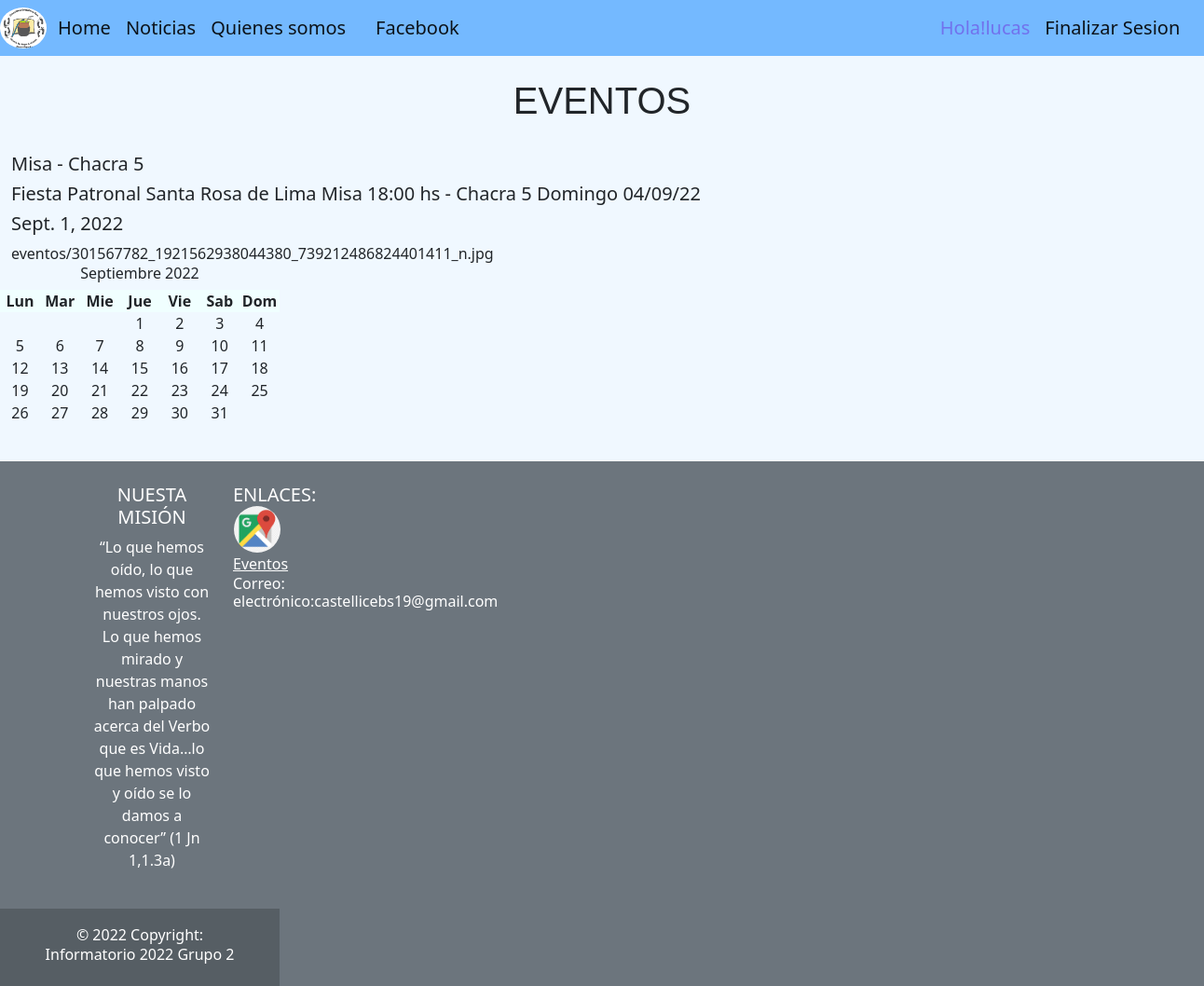
The app's page /Eventos/ (signed in) with its own data.
### apps/usuarios/models.py (models this page shows)
class Usuario(AbstractUser):
	pass

### apps/eventos/models.py (models this page shows)
class Eventos(models.Model):
	titulo = models.CharField(max_length = 120)
	fecha = models.DateField(auto_now_add = True)
	detalle = models.TextField()
	imagen = models.ImageField(upload_to = 'eventos', null=True, blank = True)
	def __str__(self):
		return self.titulo

### apps/eventos/views.py (the view)
# urls.py: path('', views.eventos, name = 'eventos_listar'),
def eventos(request):
	ctx = {}
	todos = Eventos.objects.all()
	print(todos)
	ctx['evento'] = todos
	return render(request,'eventos/eventos_listar.html',ctx)

### templates/eventos/eventos_listar.html
{%extends 'base.html'%}
{% load static %}
{% block contenido %}
 <link rel="stylesheet" href="{%static 'css/calendario.css'%}">
<h1 style= "text-align:center; font-family: Arial;" >EVENTOS</h1>
 {% for n in evento%}
        <br>
        <h5 style="padding-left: 12px;">{{n.titulo}}<h5>
        <h5 style="padding-left: 12px;">{{n.detalle}}</h5>
        <h5 style="padding-left: 12px;">{{n.fecha}}</h5>
        <img style="padding-left: 12px;">{{n.imagen}}</img>
        <br>
    {% endfor %}
    <div>
      <h6>Septiembre 2022</h6>
      <ol>
      <li class="day_name">Lun</li>
      <li class="day_name">Mar</li>
      <li class="day_name">Mie</li>
      <li class="day_name">Jue</li>
      <li class="day_name">Vie</li>
      <li class="day_name">Sab</li>
      <li class="day_name">Dom</li>
      <l1 class="primero">1</l1>
      <l1>2</l1>
      <l1>3</l1>
      <l1>4</l1>
      <l1>5</l1>
      <l1>6</l1>
      <l1>7</l1>
      <l1>8</l1>
      <l1>9</l1>
      <l1>10</l1>
      <l1>11</l1>
      <l1>12</l1>
      <l1>13</l1>
      <l1>14</l1>
      <l1>15</l1>
      <l1>16</l1>
      <l1>17</l1>
      <l1>18</l1>
      <l1>19</l1>
      <l1>20</l1>
      <l1>21</l1>
      <l1>22</l1>
      <l1>23</l1>
      <l1>24</l1>
      <l1>25</l1>
      <l1>26</l1>
      <l1>27</l1>
      <l1>28</l1>
      <l1>29</l1>
      <l1>30</l1>
      <l1>31</l1>
    </ol>
  </div>
{% endblock contenido %}

### templates/base.html (shortened to what this page needs)
{% load static %}
<!doctype html>
<html lang="es-ar">
  <head>
    <link rel="stylesheet" href="{% static 'css/base.css' %}">
    <link rel="stylesheet" href="https://cdn.jsdelivr.net/npm/swiper@8/swiper-bundle.min.css"/>
    <link href="https://cdn.jsdelivr.net/npm/bootstrap@5.2.0/dist/css/bootstrap.min.css" rel="stylesheet">
  </head>
  <body style="background-color:aliceblue ;">
    <nav class="navbar navbar-expand-lg"style="background-color:#74b9ff;z-index: 300;">
        <img src="{%static 'img/Logo_fundacion1png.png' %}" style="width: 50px;  border-radius: 50%;" alt="Logo">
        <div class="container-fluid">
          <a class="navbar-brand" href="{% url 'home' %}">Home</a>
          <div class="collapse navbar-collapse" id="navbarNav">
            <ul class="navbar-nav">
              <a class="navbar-brand" href="{% url 'noticias:listar_noticias' %}">Noticias</a>
              <a class="navbar-brand" href="{% url 'somos:quienes_somos' %}">Quienes somos</a>
                <a class="navbar-brand"  href="https://www.facebook.com/groups/498186250237283/">Facebook</a>
              {% if user.is_authenticated %}
              <span class="navbar-brand" style="color:rgb(113, 113, 237);">Hola!{{user.username}}</span>
              <a class="navbar-brand" href="{%url 'logout' %}"id=>Finalizar Sesion</a>
              {%else%}
                <a class="navbar-brand" href="{%url 'login' %}"id=>Iniciar Sesion</a>
                <a class="navbar-brand" href="{%url 'registrarse:registrar' %}">Registrarse</a>
              {% endif %}
            </ul>
          </div>
        </div>
      </nav>
     <br>
      {%block contenido%}
      {%endblock contenido%}
      <br>
        <footer id="footer" class="bg-secondary text-white text-center text-md-start">
          <div class="container p-4">
            <div class="row">
              <div class="col-lg-6 col-md-12 mb-4 mb-md-0">
                <h5 class="text-uppercase">Nuesta Misión</h5>
                <p>
                  “Lo que hemos oído, lo que hemos visto con nuestros ojos. Lo que hemos mirado y nuestras manos han palpado acerca del Verbo que es Vida…lo que hemos visto y oído se lo damos a conocer” (1 Jn 1,1.3a)
                </p>
              </div>
              <div class="col-lg-3 col-md-6 mb-4 mb-md-0">
                <h5 class="text-uppercase mb-0">Enlaces:</h5>
                <ul class="list-unstyled">
                  <li>
                    <a href="https://goo.gl/maps/ZFDwDubkYtScd9SY8">
                    <img src="{%static 'img/google_maps.png'%}"style="width: 50px;  border-radius: 50%;" alt="">
                    </a>
                  </li>
                  <li>
                    <a href="{% url 'eventos:eventos_listar'%}" class="text-white" >Eventos</a>
                  </li>
                  <li>
                    <h6>Correo: electrónico:castellicebs19@gmail.com</h6>
                  </li>
                </ul>
              </div>
            </div>
          </div>
          <div class="text-center p-3" style="background-color: rgba(0, 0, 0, 0.2);">
            © 2022 Copyright:
            <h6>Informatorio 2022 Grupo 2</h6>
          </div>
        </footer>
</html>

### static/css/base.css (style rules this page uses)
body { background-color: aqua; }

### static/css/calendario.css (style rules this page uses)
div { text-align: center; width: 300px; }
ol { list-style: none; display: grid; grid-template-columns: repeat(7, 1fr); padding: 0%; }
.primero { grid-column-start: 4; }
.day_name { background-color:azure; font-weight: bold; text-align: center; }

### records on screen
Usuario: username "lucas"
Eventos: titulo "Misa - Chacra 5", detalle "Fiesta Patronal Santa Rosa de Lima Misa 18:00 hs - Chacra 5 Domingo 04/09/22", fecha "Sept. 1, 2022", imagen "eventos/301567782_1921562938044380_739212486824401411_n.jpg"
